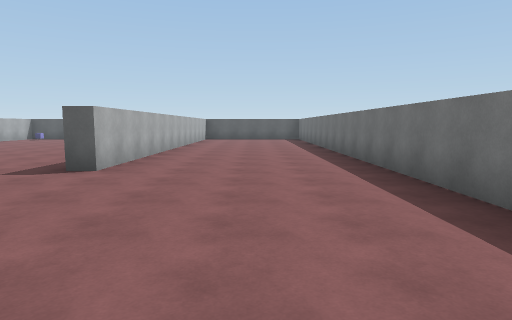
View 1 (above)

16 first-person views from a walk through a scene from a Unity 3-D project. The camera is 1.5 m above the floor, tilts 6° down and sees 75° across. The floor is counted in squares, 2 m on a side. Each view is taken from the middle of a square. On the plan, view 1 faces up. The plan holds only what a view shows up to about 11 squares ahead; the rest is blank.

View 2
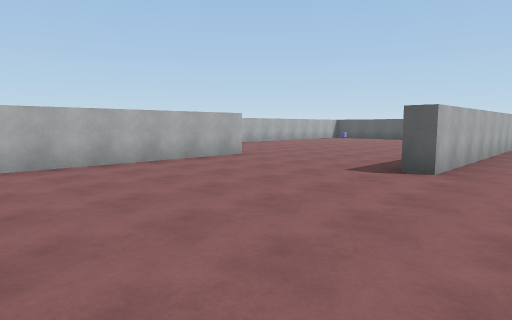

View 3
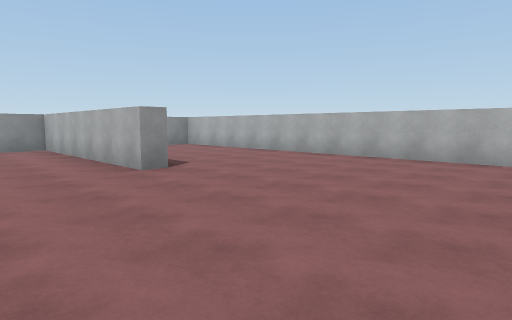

View 4
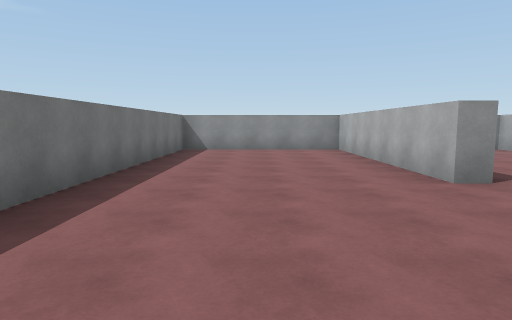

View 5
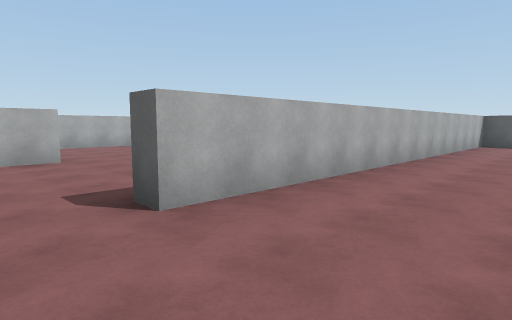

View 6
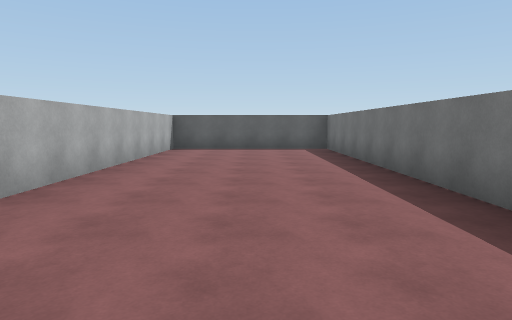

View 7
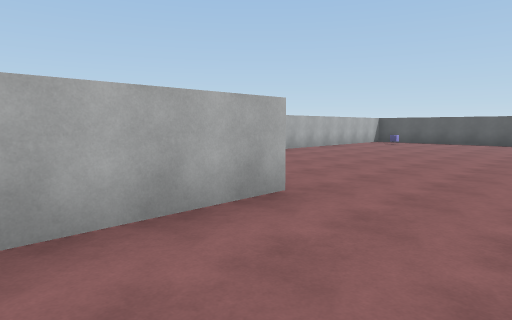

View 8
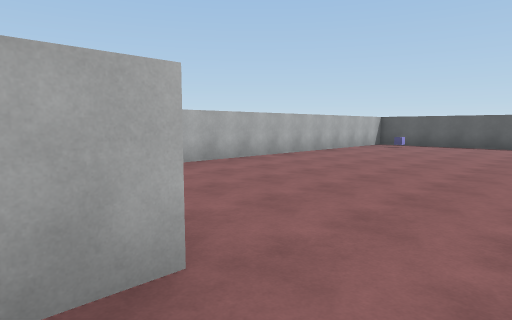

View 9
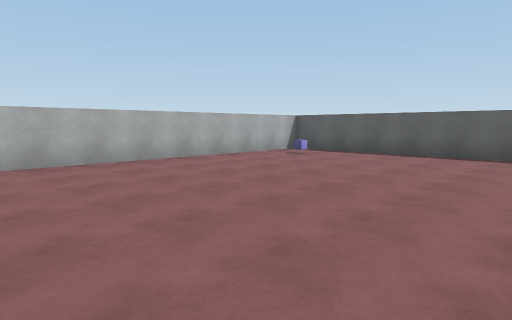

View 10
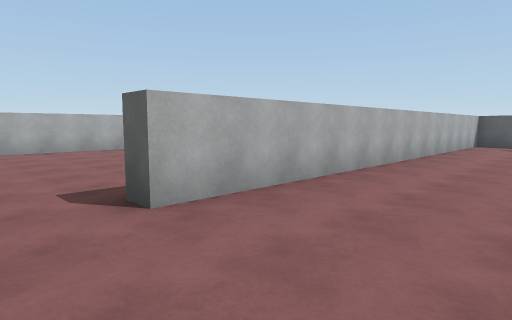

View 11
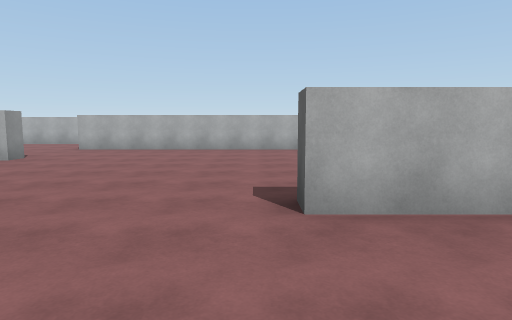

View 12
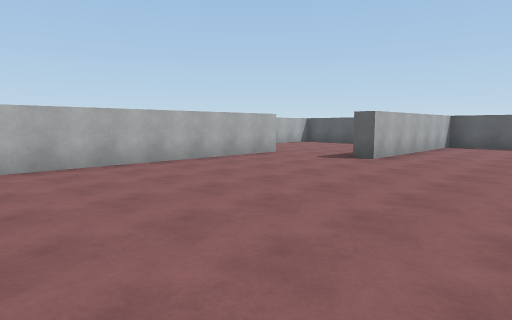

View 13
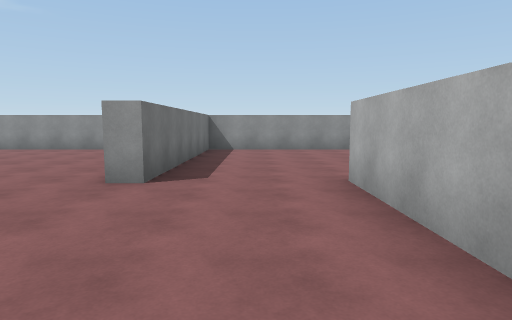

View 14
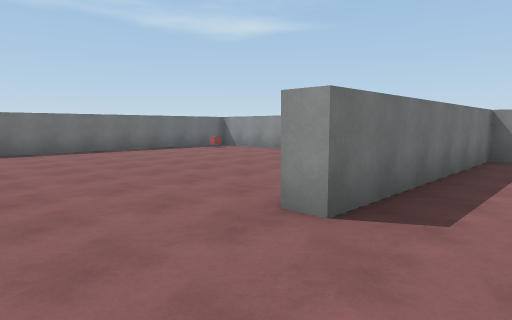

View 15
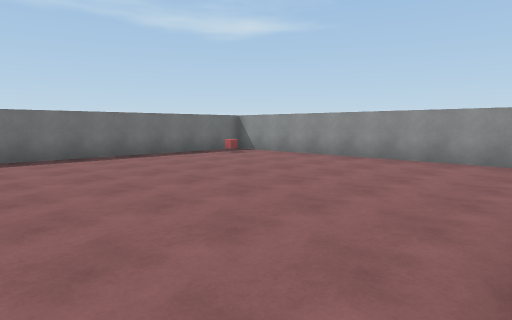

View 16
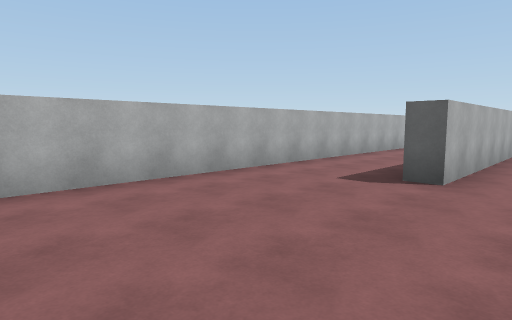

### Floor plan
Ten units are one square. View 1 is at (0, 0); x grows to the right and y downward. Boxes are objects, and circles mark ways between rooms. Rooms are numbered by the first view taken in them; rooms with no view inside come last. Other rooms are left out.
<svg viewBox="-227 -181 255 249">
<path fill="none" stroke="#000" d="M-74 -60 -74 33M-31 3 -26 3 -26 63 23 63 23 -11M23 -29 23 -176 -26 -176 -26 -54 -31 -54M-60 -176 -117 -176 -117 -64M-74 56 -74 63M-117 -64 -117 -54 -122 -54M-222 -61 -222 45M-151 63 -80 63 -80 -7M-192 -121 -192 4 -198 4M-210 63 -166 63 -166 3 -160 3M-146 -176 -163 -176 -163 -120 -169 -120"/>
<rect x="-105" y="-165" width="10" height="10" fill="#bbb"><title>cube</title></rect>
<rect x="-95" y="45" width="10" height="10" fill="#bbb"><title>other object</title></rect>
<circle cx="-100" cy="-57" r="3" fill="#2a7"/>
<text x="-40" y="-70">1</text>
<text x="-160" y="-30">2</text>
</svg>
Room 1 opens to room 2.

Where each view was taken, in squares from view 1:
view 1: 0 up, 0 right, facing up
view 2: 0 up, 1 left, facing up-left
view 3: 5 up, 0 right, facing down-left
view 4: 4 up, 0 right, facing down
view 5: 4 up, 0 right, facing up-left
view 6: 7 up, 0 right, facing up
view 7: 3 up, 5 left, facing up-left
view 8: 5 up, 6 left, facing up-left
view 9: 9 up, 5 left, facing up-left
view 10: 4 up, 9 left, facing up-left
view 11: 5 up, 9 left, facing left
view 12: 5 up, 13 left, facing up-left
view 13: 4 up, 18 left, facing down
view 14: 2 up, 18 left, facing down-right
view 15: 1 up, 16 left, facing down-right
view 16: 5 down, 18 left, facing up-left
